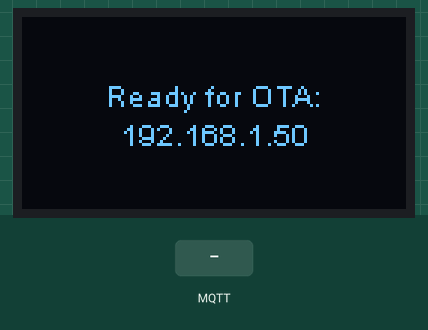
This program was run on a simulated ESP8266 (Wemos D1 mini). Shown: 128×64 one-colour display. Inputs (shaded band) come from the test bench. WiFi joins after 1.5 s; servers stay silent unless stated; storage starts empty; no MQTT or app messages arrive unless stated; what the program prints to the serial monitor is not drawn.

Above: at 8.8 s.
8.9 s: MQTT message "/lamp" arrives on the first subscribed topic
10.4 s: MQTT message "red" arrives on the first subscribed topic
11.9 s: MQTT message "blue" arrives on the first subscribed topic
Timing chart, 0 to 14.9 s (numbered marks = the images above; inputs shaded):
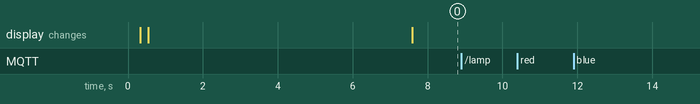

The program:

main.cpp
```cpp
// WiFi includes
#include <ESP8266WiFi.h>

// OTA Includes
#include <ota.h>
#include <display2.h>

// MQTT
#include <PubSubClient.h>

// SPIFFS include
#include "FS.h"

// Include the correct display library
// For a connection via I2C using Wire include
#include <Wire.h>  // Only needed for Arduino 1.6.5 and earlier
#include "SSD1306Wire.h" // legacy include: `#include "SSD1306.h"`


// Wifi config
const char* ssid = ""; // Rellena con el nombre de tu red WiFi
const char* password = ""; // Rellena con la contraseña de tu red WiFi


// Initialize the OLED display using Wire library
SSD1306Wire display(0x3c, D4, D5);

// Object for my classes:
ota ota;
display2 dp2;

// MQTT connection:
const char* mqtt_broker_endpoint = ""; //MQTT broker ip
const char* clientName = "";
const char* mqtt_username = "";
const char* mqtt_password = "";

long connection_time = millis();

void callback(char* topic, byte* payload, unsigned int length) {
  Serial.print("Message arrived [");
  Serial.print(topic);
  Serial.print("] ");

  char buff[length + 1];
  for (int i = 0; i < length; i++) {
    //Serial.print((char)payload[i]);
    buff[i] = (char)payload[i];
  }


  buff[length] = '\0';
  String message(buff);

  Serial.print(message);
  Serial.println();

  if (strcmp(topic, "/lamp") == 0) {
    //Lamp color request:

    if (message.equals("red")){
      Serial.println("Turning lamp to red");
      //colorWipe(strip.Color(255, 0, 0), 10);
    }
    else if (strcmp(buff, "blue") == 0){
        Serial.println("Turning lamp to blue");
        //colorWipe(strip.Color(0, 0, 255), 10);
    } else if (message.equals("green")){
        Serial.println("Turning lamp to green");
        //colorWipe(strip.Color(0, 255, 0), 10);
    }
    //client.publish((char*)"/lamp",(char*)"color changed");

  }

  Serial.print("Heap: "); Serial.println(ESP.getFreeHeap()); //Low heap can cause problems
  ///

}

WiFiClientSecure espClient;
PubSubClient client(mqtt_broker_endpoint, 8883, callback, espClient); //set  MQTT port number to 8883 as per //standard
long lastMsg = 0;
char msg[50];
int value = 0;


void reconnect() {
  // Loop until we're reconnected

  String clientName = "iot-test";
  Serial.print("---MQTT: clientName:");
  Serial.print(clientName.c_str());
  Serial.print(" mqtt_username:");
  Serial.print(mqtt_username);
  Serial.print(" mqtt_password:");
  Serial.print(mqtt_password);
  Serial.println(" ");

  while (!client.connected()) {
    Serial.print("Attempting MQTT connection...");
    // Attempt to connect
    // if (client.connect(clientName.c_str(), mqtt_username, mqtt_password)) {
    if (client.connect(clientName.c_str())) {
      Serial.println("connected");
      // Once connected, publish an announcement...
      //client.publish("outTopic", "hello world");
      // ... and resubscribe
      client.subscribe("#");

      long time_now = millis() - connection_time;
      Serial.print("Time to setup and be connected: ");
      Serial.print(time_now/1000);
      Serial.println("s");

    } else {
      Serial.print("failed, rc=");
      Serial.print(client.state());
      Serial.println(" try again in 5 seconds");
      // Wait 5 seconds before retrying
      delay(5000);
    }
  }
}


void print_heap_memory(){
  Serial.print("Heap: "); Serial.println(ESP.getFreeHeap());
}

void setup() {
  // Init Serial:
  Serial.begin(115200);
  //Serial.setDebugOutput(true);
  delay(300);
  print_heap_memory();

  display.init();
  display.flipScreenVertically();
  display.setContrast(255);
  // Align text vertical/horizontal center
  // display.setTextAlignment(TEXT_ALIGN_CENTER_BOTH);
  // display.setFont(ArialMT_Plain_10);
  // display.drawString(display.getWidth()/2, display.getHeight()/2, "Ready for OTA:\n" + WiFi.localIP().toString());
  // display.display();

  dp2.print(&display, "Connecting...");
  delay(200);
  dp2.print_connecting(&display);

  delay(2000);


  // Init SPIFFS file storage:
  if (!SPIFFS.begin()) {
    Serial.println("Failed to mount file system");
    return;
  }
  // Print files stored:
  Dir dir = SPIFFS.openDir("/");
  while (dir.next()) {
      Serial.print(dir.fileName());
      Serial.print(":");
      if(dir.fileSize()) {
          File f = dir.openFile("r");
          Serial.println(f.size());
      }
  }
  // // Load certificate file:
  // // But you must convert it to .der
  // // openssl x509 -in ./certs/IoLed_controller/client.crt -out ./certs/IoLed_controller/cert.der -outform DER
  // File cert = SPIFFS.open("/cert.der", "r"); //replace cert.crt with your uploaded file name
  // if (!cert) Serial.println("Failed to open cert file");
  // else Serial.println("Success to open cert file");
  // delay(1000);
  // if (espClient.loadCertificate(cert)) Serial.println("cert loaded");
  // else Serial.println("cert not loaded");
  // // Load private key:
  // // But you must convert it to .der
  // // openssl rsa -in ./certs/IoLed_controller/client.key -out ./certs/IoLed_controller/private.der -outform DER
  // File private_key = SPIFFS.open("/private.der", "r");
  // if (!private_key) Serial.println("Failed to open key file");
  // else Serial.println("Success to open key file");
  // delay(1000);
  // if (espClient.loadPrivateKey(private_key)) Serial.println("key loaded");
  // else Serial.println("key not loaded");
  //
  // // Load CA file:
  // File ca = SPIFFS.open("/ca.crt", "r");
  // if (!ca) Serial.println("Failed to open CA file");
  // else Serial.println("Success to open CA file");
  // delay(1000);
  // if (espClient.loadCACert(ca)) Serial.println("CA loaded");
  // else Serial.println("CA not loaded");


  // Print some info:
  uint32_t realSize = ESP.getFlashChipRealSize();
  uint32_t ideSize = ESP.getFlashChipSize();
  FlashMode_t ideMode = ESP.getFlashChipMode();

  Serial.printf("Flash real id:   %08X\n", ESP.getFlashChipId());
  Serial.printf("Flash real size: %u bytes\n\n", realSize);

  Serial.printf("Flash ide  size: %u bytes\n", ideSize);
  Serial.printf("Flash ide speed: %u Hz\n", ESP.getFlashChipSpeed());
  Serial.printf("Flash ide mode:  %s\n", (ideMode == FM_QIO ? "QIO" : ideMode == FM_QOUT ? "QOUT" : ideMode == FM_DIO ? "DIO" : ideMode == FM_DOUT ? "DOUT" : "UNKNOWN"));

  if (ideSize != realSize) {
    Serial.println("Flash Chip configuration wrong!\n");
  } else {
    Serial.println("Flash Chip configuration ok.\n");
  }


  // Init wifi:
    // config static IP
  // IPAddress ip(192, 168, 1, 242); // where xx is the desired IP Address
  // IPAddress gateway(192, 168, 1, 1); // set gateway to match your network
  // Serial.print(F("Setting static ip to : "));
  // Serial.println(ip);
  // IPAddress subnet(255, 255, 255, 0); // set subnet mask to match your network
  // WiFi.config(ip, gateway, subnet);

  WiFi.begin ( ssid, password );
  // Wait for connection
  // while ( WiFi.status() != WL_CONNECTED ) {
  //   delay ( 10 );
  // }
  // // int counter = 0;
  // // int id=0;
  // while ( WiFi.status() != WL_CONNECTED ) {
  //   delay (500);
  //
  //   display.clear();
  //   display.flipScreenVertically();
  //   display.drawString(64, 10, "Conectando al WiFi");
  //   if (counter % 2 == 0) {
  //     id=0;
  //     // char string[10];
  //     // dtostrf(var1,3,0,string);
  //     // display.drawString(24, 10, activeSymbol+string);
  //     // display.drawXbm(46, 30, 8, 8, activeSymbol+string);
  //     display.drawXbm(46, 30, 8, 8, wifiLoadingBitmap [0]);
  //   } else {
  //     id=0;
  //     // char string[10];
  //     // dtostrf(var1,3,0,string);
  //     // display.drawString(24, 10, activeSymbol+string);
  //     // display.drawXbm(46, 30, 8, 8, inactiveSymbol+string);
  //     display.drawXbm(46, 30, 8, 8, wifiLoadingBitmap [1]);
  //
  //   }
  //   // display.drawXbm(46, 30, 8, 8, counter % 3 == 0 ? activeSymbol : inactiveSymbol);
  //   // display.drawXbm(60, 30, 8, 8, counter % 3 == 1 ? activeSymbol : inactiveSymbol);
  //   // display.drawXbm(74, 30, 8, 8, counter % 3 == 2 ? activeSymbol : inactiveSymbol);
  //   display.display();
  //
  //   counter++;
  // }


  Serial.println("");
  Serial.println("WiFi connected");
  Serial.println("IP address: ");
  Serial.println(WiFi.localIP());

  delay(5000);

  // Init OTA manager after being connected
  ota.init(&display);
  dp2.init(&display);

  reconnect();

}

void loop() {
  ota.handle();

  // Handle mqtt reconnection:
  if (!client.connected()) {
    reconnect();
  }
  client.loop();

  // Publish msg to mqtt
  long now = millis();
  if (now - lastMsg > 2000) {
    lastMsg = now;
    ++value;
    snprintf (msg, 75, "hello world #%ld", value);
    Serial.print("Publish message: ");
    Serial.println(msg);
    client.publish("outTopic", msg);
    Serial.print("Heap: "); Serial.println(ESP.getFreeHeap()); //Low heap can cause problems
  }


}
```

Measured:
- after the input at 8.9 s, every drawn part: stays the same
- after the input at 10.4 s, every drawn part: stays the same
- after the input at 11.9 s, every drawn part: stays the same
